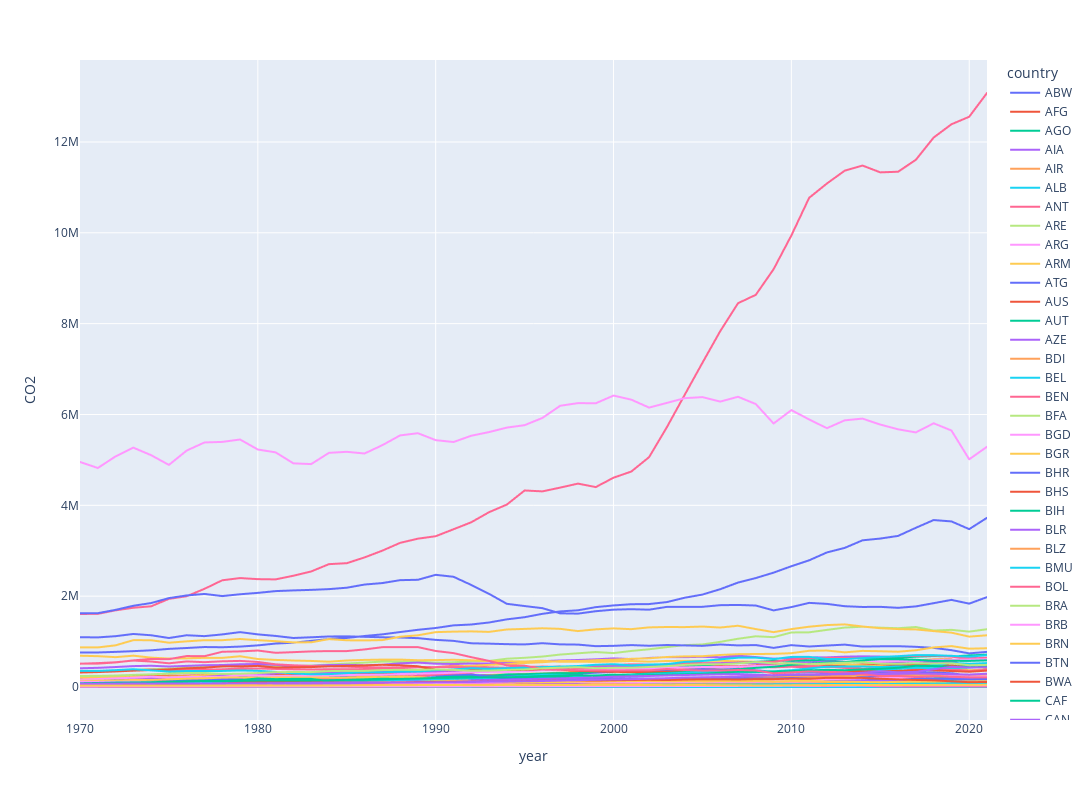

Source (notebook cell):
### Code cell
# Plot the newly cleaned/filtered dataset
fig = px.line(graph_df_year, x="year", y="CO2", color='country', width=1200, height=800)
fig.show()
